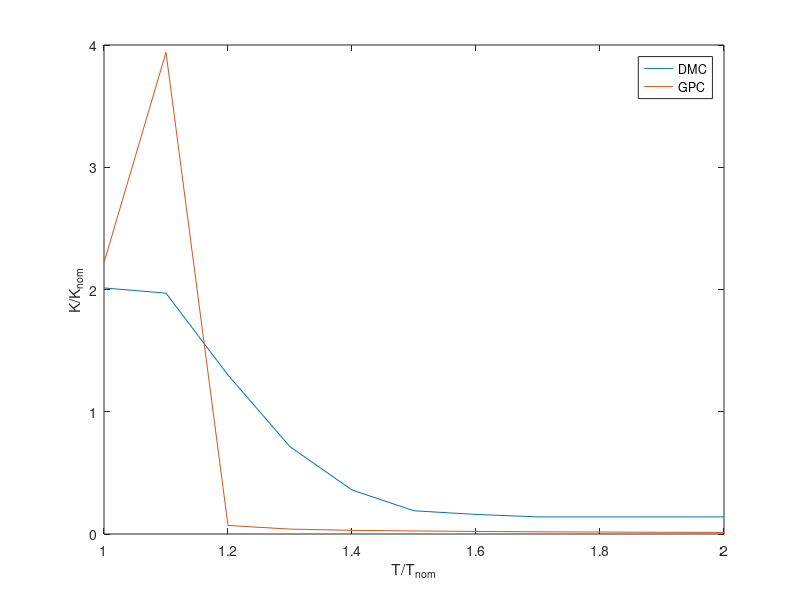

Reproduce this figure in MATLAB.
%PID
Tp = 1:0.1:2;
Kp = [1.96, 1.87, 1.78, 1.7, 1.64, 1.57, 1.51, 1.45, 1.4, 1.34, 1.31];

% figure(1)
% plot(Tp, Kp);
% xlabel('T/T_{nom}')
% ylabel('K/K_{nom}')
% title('')
% axis([1 2 0 2.5]);
% hold on

%DMC

Td = 1:0.1:2;
Kd = [2.013, 1.97, 1.3, 0.714, 0.36, 0.19, 0.16, 0.14, 0.14, 0.14, 0.14];

figure(1);
plot(Td, Kd);
xlabel('T/T_{nom}')
ylabel('K/K_{nom}')
title('')
axis([1 2 0 4]);
hold on

%GPC

Kg = [2.22, 3.94, 0.07, 0.04, 0.03, 0.025, 0.021, 0.018, 0.016, 0.014, 0.013];




plot(Td, Kg);
legend('DMC', 'GPC');
print('zad9.png' , '-dpng'   , '-r400')